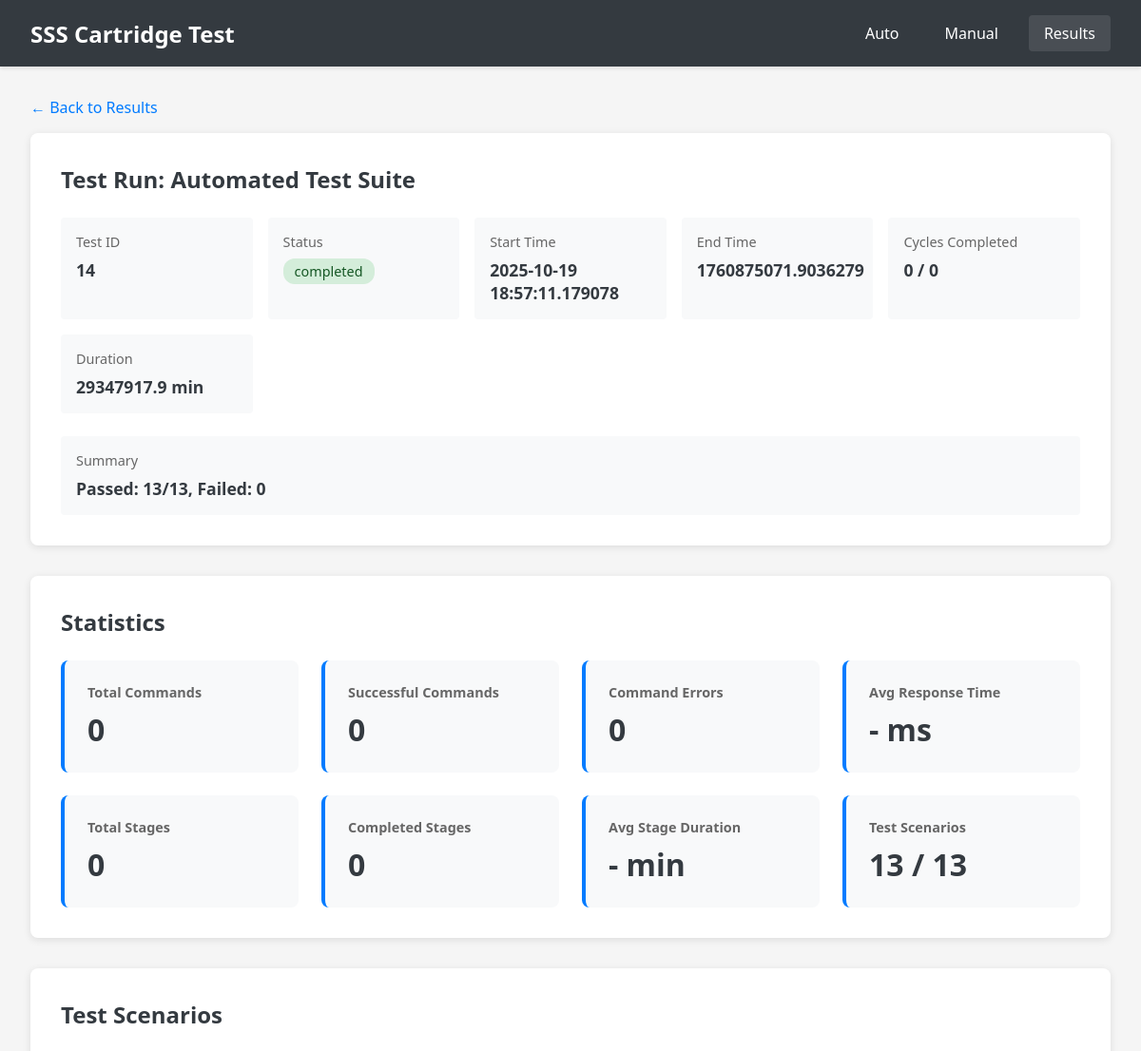
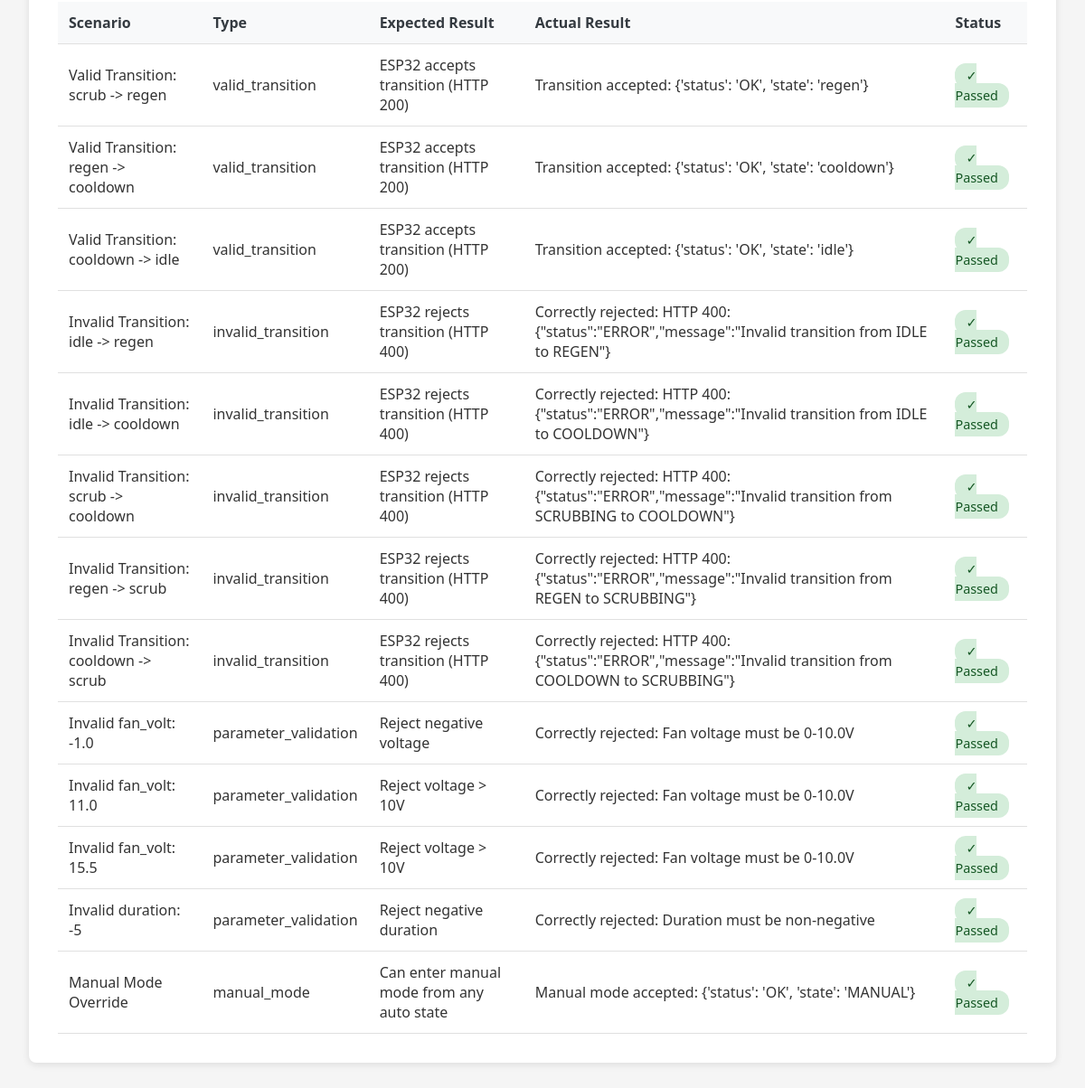
The page /results/14 on the database its author committed (2 pictures, top to bottom).
### tables this page shows
CREATE TABLE test_runs (
                    id INTEGER PRIMARY KEY AUTOINCREMENT,
                    name TEXT NOT NULL,
                    start_time TIMESTAMP NOT NULL,
                    end_time TIMESTAMP,
                    status TEXT NOT NULL,
                    total_cycles INTEGER,
                    completed_cycles INTEGER DEFAULT 0,
                    config TEXT NOT NULL,
                    result_summary TEXT,
                    created_at TIMESTAMP DEFAULT CURRENT_TIMESTAMP
                );

CREATE TABLE test_scenarios (
                    id INTEGER PRIMARY KEY AUTOINCREMENT,
                    test_run_id INTEGER NOT NULL,
                    scenario_name TEXT NOT NULL,
                    scenario_type TEXT NOT NULL,
                    start_time TIMESTAMP NOT NULL,
                    end_time TIMESTAMP,
                    expected_result TEXT,
                    actual_result TEXT,
                    passed BOOLEAN,
                    error_message TEXT,
                    FOREIGN KEY (test_run_id) REFERENCES test_runs(id)
                );

### app.py (the view)
@app.route('/results/<int:test_run_id>')
def test_run_details(test_run_id):
    test_run = db.get_test_run(test_run_id)
    if not test_run:
        return jsonify({'error': 'Test run not found'}), 404
    cycles = db.get_cycle_executions(test_run_id)
    commands = db.get_esp32_commands(test_run_id=test_run_id)
    scenarios = db.get_test_scenarios(test_run_id)
    statistics = db.get_test_run_statistics(test_run_id)
    return render_template('test_details.html',
                         test_run=test_run,
                         cycles=cycles,
                         commands=commands,
                         scenarios=scenarios,
                         statistics=statistics)

### database.py (called while the page is built)
    @contextmanager
    def get_connection(self):
        conn = sqlite3.connect(self.db_path)
        conn.row_factory = sqlite3.Row
        try:
            yield conn
            conn.commit()
        except Exception as e:
            conn.rollback()
            raise e
        finally:
            conn.close()

    def get_test_run(self, test_run_id: int) -> Optional[Dict]:
        with self.get_connection() as conn:
            cursor = conn.cursor()
            cursor.execute('SELECT * FROM test_runs WHERE id = ?', (test_run_id,))
            row = cursor.fetchone()
            return dict(row) if row else None

    def get_cycle_executions(self, test_run_id: int) -> List[Dict]:
        with self.get_connection() as conn:
            cursor = conn.cursor()
            cursor.execute('''
                SELECT * FROM cycle_executions
                WHERE test_run_id = ?
                ORDER BY cycle_number, start_time
            ''', (test_run_id,))
            return [dict(row) for row in cursor.fetchall()]

    def get_esp32_commands(self, test_run_id: Optional[int] = None,
                          cycle_execution_id: Optional[int] = None,
                          limit: int = 100) -> List[Dict]:
        with self.get_connection() as conn:
            cursor = conn.cursor()
            query = 'SELECT * FROM esp32_commands WHERE 1=1'
            params = []
            if test_run_id is not None:
                query += ' AND test_run_id = ?'
                params.append(test_run_id)
            if cycle_execution_id is not None:
                query += ' AND cycle_execution_id = ?'
                params.append(cycle_execution_id)
            query += ' ORDER BY timestamp DESC LIMIT ?'
            params.append(limit)
            cursor.execute(query, params)
            return [dict(row) for row in cursor.fetchall()]

    def get_test_scenarios(self, test_run_id: int) -> List[Dict]:
        with self.get_connection() as conn:
            cursor = conn.cursor()
            cursor.execute('''
                SELECT * FROM test_scenarios
                WHERE test_run_id = ?
                ORDER BY start_time
            ''', (test_run_id,))
            return [dict(row) for row in cursor.fetchall()]

### templates/test_details.html (shortened to what this page needs)
<!DOCTYPE html>
<html lang="en">
<head>
    <link rel="stylesheet" href="{{ url_for('static', filename='css/style.css') }}">
</head>
<body>
    <nav class="navbar">
        <div class="nav-brand">SSS Cartridge Test</div>
        <div class="nav-menu">
            <a href="/">Auto</a>
            <a href="/manual">Manual</a>
            <a href="/results" class="active">Results</a>
        </div>
    </nav>
    <div class="details-container">
        <a href="/results" class="back-link">← Back to Results</a>
        <div class="section">
            <h2>Test Run: {{ test_run['name'] }}</h2>
            <div class="info-grid">
                <div class="info-item">
                    <label>Test ID</label>
                    <value>{{ test_run['id'] }}</value>
                </div>
                <div class="info-item">
                    <label>Status</label>
                    <value>
                        <span class="status-badge status-{{ test_run['status'] }}">
                            {{ test_run['status'] }}
                        </span>
                    </value>
                </div>
                <div class="info-item">
                    <label>Start Time</label>
                    <value>{{ test_run['start_time'] }}</value>
                </div>
                <div class="info-item">
                    <label>End Time</label>
                    <value>{{ test_run['end_time'] if test_run['end_time'] else 'Running...' }}</value>
                </div>
                <div class="info-item">
                    <label>Cycles Completed</label>
                    <value>{{ test_run['completed_cycles'] }} / {{ test_run['total_cycles'] }}</value>
                </div>
                <div class="info-item">
                    <label>Duration</label>
                    <value>
                        {% if test_run['end_time'] %}
                            {{ "%.1f"|format((test_run['end_time']|float - test_run['start_time']|float) / 60) }} min
                        {% else %}
                            In progress
                        {% endif %}
                    </value>
                </div>
            </div>
            {% if test_run['result_summary'] %}
            <div class="info-item" style="margin-top: 1rem;">
                <label>Summary</label>
                <value>{{ test_run['result_summary'] }}</value>
            </div>
            {% endif %}
        </div>
        {% if statistics %}
        <div class="section">
            <h2>Statistics</h2>
            <div class="stats-grid">
                <div class="stat-card">
                    <h3>Total Commands</h3>
                    <div class="stat-value">{{ statistics['commands']['total'] or 0 }}</div>
                </div>
                <div class="stat-card">
                    <h3>Successful Commands</h3>
                    <div class="stat-value">{{ statistics['commands']['successful'] or 0 }}</div>
                </div>
                <div class="stat-card">
                    <h3>Command Errors</h3>
                    <div class="stat-value">{{ statistics['commands']['errors'] or 0 }}</div>
                </div>
                <div class="stat-card">
                    <h3>Avg Response Time</h3>
                    <div class="stat-value">
                        {% if statistics['commands']['avg_duration_ms'] %}
                            {{ "%.0f"|format(statistics['commands']['avg_duration_ms']) }} ms
                        {% else %}
                            - ms
                        {% endif %}
                    </div>
                </div>
                <div class="stat-card">
                    <h3>Total Stages</h3>
                    <div class="stat-value">{{ statistics['cycles']['total_stages'] or 0 }}</div>
                </div>
                <div class="stat-card">
                    <h3>Completed Stages</h3>
                    <div class="stat-value">{{ statistics['cycles']['completed_stages'] or 0 }}</div>
                </div>
                <div class="stat-card">
                    <h3>Avg Stage Duration</h3>
                    <div class="stat-value">
                        {% if statistics['cycles']['avg_stage_duration_sec'] %}
                            {{ "%.1f"|format(statistics['cycles']['avg_stage_duration_sec'] / 60) }} min
                        {% else %}
                            - min
                        {% endif %}
                    </div>
                </div>
                {% if statistics['scenarios']['total_scenarios'] and statistics['scenarios']['total_scenarios'] > 0 %}
                <div class="stat-card">
                    <h3>Test Scenarios</h3>
                    <div class="stat-value">
                        {{ statistics['scenarios']['passed_scenarios'] or 0 }} / {{ statistics['scenarios']['total_scenarios'] }}
                    </div>
                </div>
                {% endif %}
            </div>
        </div>
        {% endif %}
        {% if scenarios and scenarios|length > 0 %}
        <div class="section">
            <h2>Test Scenarios</h2>
            <table class="commands-table">
                <thead>
                    <tr>
                        <th>Scenario</th>
                        <th>Type</th>
                        <th>Expected Result</th>
                        <th>Actual Result</th>
                        <th>Status</th>
                    </tr>
                </thead>
                <tbody>
                    {% for scenario in scenarios %}
                    <tr>
                        <td>{{ scenario['scenario_name'] }}</td>
                        <td>{{ scenario['scenario_type'] }}</td>
                        <td>{{ scenario['expected_result'] }}</td>
                        <td>{{ scenario['actual_result'] or '-' }}</td>
                        <td>
                            {% if scenario['passed'] == 1 %}
                                <span class="status-badge status-completed">✓ Passed</span>
                            {% elif scenario['passed'] == 0 %}
                                <span class="status-badge status-error">✗ Failed</span>
                            {% else %}
                                <span class="status-badge">Pending</span>
                            {% endif %}
                        </td>
                    </tr>
                    {% endfor %}
                </tbody>
            </table>
        </div>
        {% endif %}
    </div>
</body>
</html>

### static/css/style.css (style rules this page uses)
:root { --primary-color: #007bff; --success-color: #28a745; --danger-color: #dc3545; --warning-color: #ffc107; --info-color: #17a2b8; --secondary-color: #6c757d; --dark-color: #343a40; --light-color: #f8f9fa; --online-color: #28a745; --offline-color: #dc3545; }
* { margin: 0; padding: 0; box-sizing: border-box; }
body { font-family: 'Segoe UI', Tahoma, Geneva, Verdana, sans-serif; background-color: #f5f5f5; color: #333; }
.navbar { background-color: var(--dark-color); color: white; padding: 1rem 2rem; display: flex; justify-content: space-between; align-items: center; box-shadow: 0 2px 4px rgba(0,0,0,0.1); }
.nav-brand { font-size: 1.5rem; font-weight: bold; }
.nav-menu { display: flex; gap: 1rem; align-items: center; }
.nav-menu a { color: white; text-decoration: none; padding: 0.5rem 1rem; border-radius: 4px; transition: background-color 0.3s; }
.nav-menu a:hover, .nav-menu a.active { background-color: rgba(255,255,255,0.1); }
.status-badge { padding: 0.25rem 0.75rem; border-radius: 12px; font-size: 0.9rem; font-weight: 500; }
.status-completed { background-color: #d4edda; color: #155724; }
table { width: 100%; border-collapse: collapse; }
th, td { padding: 1rem; text-align: left; border-bottom: 1px solid #e0e0e0; }
th { background-color: #f8f9fa; font-weight: 600; color: var(--dark-color); }

### templates/test_details.html (style rules this page uses)
.details-container { max-width: 1400px; margin: 2rem auto; padding: 0 2rem; }
.section { background: white; border-radius: 8px; padding: 2rem; margin-bottom: 2rem; box-shadow: 0 2px 8px rgba(0,0,0,0.1); }
.section h2 { margin-bottom: 1.5rem; color: #343a40; }
.info-grid { display: grid; grid-template-columns: repeat(auto-fit, minmax(200px, 1fr)); gap: 1rem; margin-bottom: 1.5rem; }
.info-item { padding: 1rem; background: #f8f9fa; border-radius: 4px; }
.info-item label { display: block; font-size: 0.9rem; color: #666; margin-bottom: 0.5rem; }
.info-item value { display: block; font-size: 1.1rem; font-weight: 600; color: #343a40; }
.cycles-table, .commands-table { width: 100%; border-collapse: collapse; margin-top: 1rem; }
.cycles-table th, .cycles-table td, .commands-table th, .commands-table td { padding: 0.75rem; text-align: left; border-bottom: 1px solid #e0e0e0; }
.cycles-table th, .commands-table th { background-color: #f8f9fa; font-weight: 600; }
.stats-grid { display: grid; grid-template-columns: repeat(auto-fit, minmax(250px, 1fr)); gap: 1.5rem; }
.stat-card { background: #f8f9fa; padding: 1.5rem; border-radius: 8px; border-left: 4px solid #007bff; }
.stat-card h3 { font-size: 0.9rem; color: #666; margin-bottom: 0.5rem; }
.stat-value { font-size: 2rem; font-weight: bold; color: #343a40; }
.back-link { display: inline-block; margin-bottom: 1rem; color: #007bff; text-decoration: none; }

### rows shown on the page
test_runs: name "Automated Test Suite", id "14", status "completed", start_time "2025-10-19 18:57:11.179078", end_time "1760875071.9036279", completed_cycles "0", total_cycles "0", end_time+start_time "29347917.9", result_summary "Passed: 13/13, Failed: 0"
test_scenarios: scenario_name "Valid Transition: scrub -> regen", scenario_type "valid_transition", expected_result "ESP32 accepts transition (HTTP 200)", actual_result "Transition accepted: {'status': 'OK', 'state': 'regen'}", passed "✓ Passed"
test_scenarios: scenario_name "Valid Transition: regen -> cooldown", scenario_type "valid_transition", expected_result "ESP32 accepts transition (HTTP 200)", actual_result "Transition accepted: {'status': 'OK', 'state': 'cooldown'}", passed "✓ Passed"
test_scenarios: scenario_name "Valid Transition: cooldown -> idle", scenario_type "valid_transition", expected_result "ESP32 accepts transition (HTTP 200)", actual_result "Transition accepted: {'status': 'OK', 'state': 'idle'}", passed "✓ Passed"
test_scenarios: scenario_name "Invalid Transition: idle -> regen", scenario_type "invalid_transition", expected_result "ESP32 rejects transition (HTTP 400)", actual_result "Correctly rejected: HTTP 400: {\"status\":\"ERROR\",\"message\":\"Invalid transition from IDLE to REGEN\"}", passed "✓ Passed"
test_scenarios: scenario_name "Invalid Transition: idle -> cooldown", scenario_type "invalid_transition", expected_result "ESP32 rejects transition (HTTP 400)", actual_result "Correctly rejected: HTTP 400: {\"status\":\"ERROR\",\"message\":\"Invalid transition from IDLE to COOLDOWN\"}", passed "✓ Passed"
test_scenarios: scenario_name "Invalid Transition: scrub -> cooldown", scenario_type "invalid_transition", expected_result "ESP32 rejects transition (HTTP 400)", actual_result "Correctly rejected: HTTP 400: {\"status\":\"ERROR\",\"message\":\"Invalid transition from SCRUBBING to COOLDOWN\"}", passed "✓ Passed"
test_scenarios: scenario_name "Invalid Transition: regen -> scrub", scenario_type "invalid_transition", expected_result "ESP32 rejects transition (HTTP 400)", actual_result "Correctly rejected: HTTP 400: {\"status\":\"ERROR\",\"message\":\"Invalid transition from REGEN to SCRUBBING\"}", passed "✓ Passed"
test_scenarios: scenario_name "Invalid Transition: cooldown -> scrub", scenario_type "invalid_transition", expected_result "ESP32 rejects transition (HTTP 400)", actual_result "Correctly rejected: HTTP 400: {\"status\":\"ERROR\",\"message\":\"Invalid transition from COOLDOWN to SCRUBBING\"}", passed "✓ Passed"
test_scenarios: scenario_name "Invalid fan_volt: -1.0", scenario_type "parameter_validation", expected_result "Reject negative voltage", actual_result "Correctly rejected: Fan voltage must be 0-10.0V", passed "✓ Passed"
test_scenarios: scenario_name "Invalid fan_volt: 11.0", scenario_type "parameter_validation", expected_result "Reject voltage > 10V", actual_result "Correctly rejected: Fan voltage must be 0-10.0V", passed "✓ Passed"
test_scenarios: scenario_name "Invalid fan_volt: 15.5", scenario_type "parameter_validation", expected_result "Reject voltage > 10V", actual_result "Correctly rejected: Fan voltage must be 0-10.0V", passed "✓ Passed"
test_scenarios: scenario_name "Invalid duration: -5", scenario_type "parameter_validation", expected_result "Reject negative duration", actual_result "Correctly rejected: Duration must be non-negative", passed "✓ Passed"
test_scenarios: scenario_name "Manual Mode Override", scenario_type "manual_mode", expected_result "Can enter manual mode from any auto state", actual_result "Manual mode accepted: {'status': 'OK', 'state': 'MANUAL'}", passed "✓ Passed"

### other values the page prints
{{ statistics['commands']['total'] or 0 }} "0"
{{ statistics['commands']['successful'] or 0 }} "0"
{{ statistics['commands']['errors'] or 0 }} "0"
{{ statistics['cycles']['total_stages'] or 0 }} "0"
{{ statistics['cycles']['completed_stages'] or 0 }} "0"
{{ statistics['scenarios']['passed_scenarios'] or 0 }} "13"
{{ statistics['scenarios']['total_scenarios'] }} "13"
